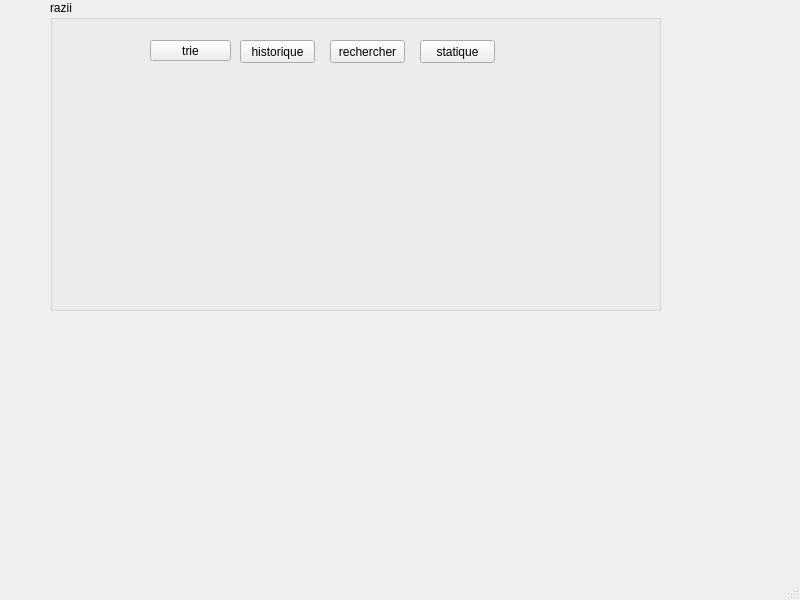
<?xml version="1.0" encoding="UTF-8"?>
<ui version="4.0">
 <class>MainWindow</class>
 <widget class="QMainWindow" name="MainWindow">
  <property name="geometry">
   <rect>
    <x>0</x>
    <y>0</y>
    <width>800</width>
    <height>600</height>
   </rect>
  </property>
  <property name="windowTitle">
   <string>MainWindow</string>
  </property>
  <widget class="QWidget" name="centralwidget">
   <widget class="QGroupBox" name="groupBox">
    <property name="geometry">
     <rect>
      <x>50</x>
      <y>0</y>
      <width>611</width>
      <height>311</height>
     </rect>
    </property>
    <property name="title">
     <string>razii</string>
    </property>
    <widget class="QPushButton" name="trie">
     <property name="geometry">
      <rect>
       <x>100</x>
       <y>40</y>
       <width>81</width>
       <height>21</height>
      </rect>
     </property>
     <property name="text">
      <string>trie</string>
     </property>
    </widget>
    <widget class="QPushButton" name="pushButton_2">
     <property name="geometry">
      <rect>
       <x>280</x>
       <y>40</y>
       <width>75</width>
       <height>23</height>
      </rect>
     </property>
     <property name="text">
      <string>rechercher</string>
     </property>
    </widget>
    <widget class="QPushButton" name="pushButton_3">
     <property name="geometry">
      <rect>
       <x>370</x>
       <y>40</y>
       <width>75</width>
       <height>23</height>
      </rect>
     </property>
     <property name="text">
      <string>statique</string>
     </property>
    </widget>
    <widget class="QPushButton" name="pushButton_4">
     <property name="geometry">
      <rect>
       <x>190</x>
       <y>40</y>
       <width>75</width>
       <height>23</height>
      </rect>
     </property>
     <property name="text">
      <string>historique</string>
     </property>
    </widget>
   </widget>
  </widget>
  <widget class="QMenuBar" name="menubar">
   <property name="geometry">
    <rect>
     <x>0</x>
     <y>0</y>
     <width>800</width>
     <height>22</height>
    </rect>
   </property>
  </widget>
  <widget class="QStatusBar" name="statusbar"/>
 </widget>
 <resources/>
 <connections/>
</ui>
